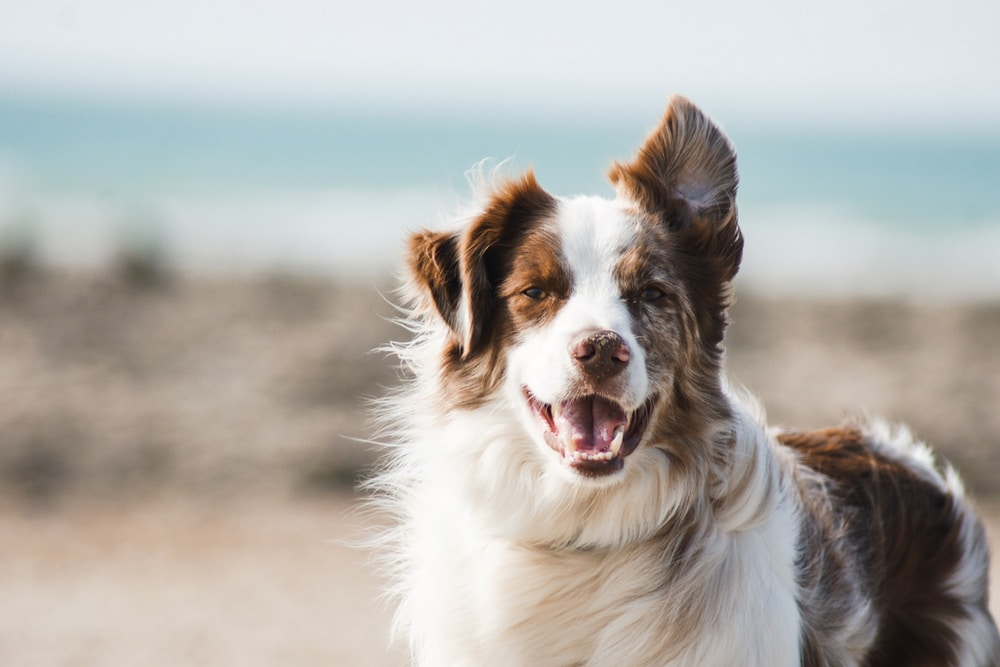
#> input picture photos/dog.jpg, 1000 x 667 px
$ python masking.py
#> lines starting #> are read from the running program, lines starting #| are printed output that depends on the picture; after the words box and inside, x2 and y2 are one past the last pixel; in counts of white or black regions, pixels touching at a corner belong together
import cv2 as cv
import numpy as np

img = cv.imread('photos/dog.jpg')
#> img is the input picture: shape (667, 1000, 3); mean B, G, R 169.2, 174.3, 177.9
# cv.imshow('Original', img)

blank = np.zeros(img.shape[:2], dtype='uint8')

circle = cv.circle(blank.copy(), (img.shape[1] // 2 + 80, img.shape[0] // 2), 200, 255, -1)
# cv.imshow('mask', mask)

masked = cv.bitwise_and(img, img, mask=circle)
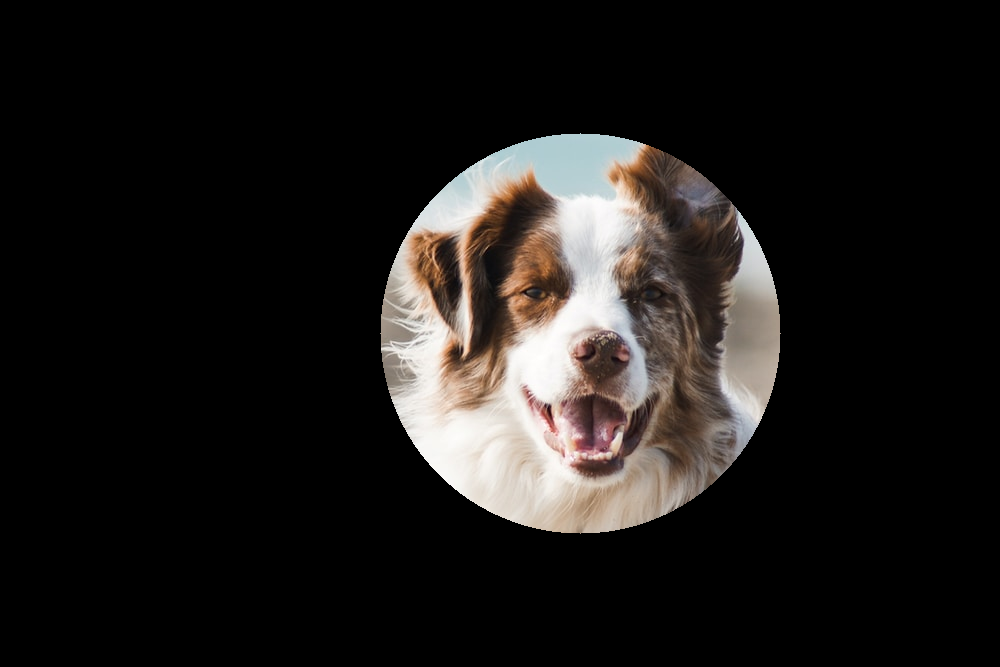
#> masked: shape (667, 1000, 3); mean B, G, R 25.5, 27.2, 29.7
cv.imshow('masked', masked)

rect = cv.rectangle(blank.copy(), (30, 30), (570, 570), 255, -1)

weird_shape = cv.bitwise_and(circle, rect)
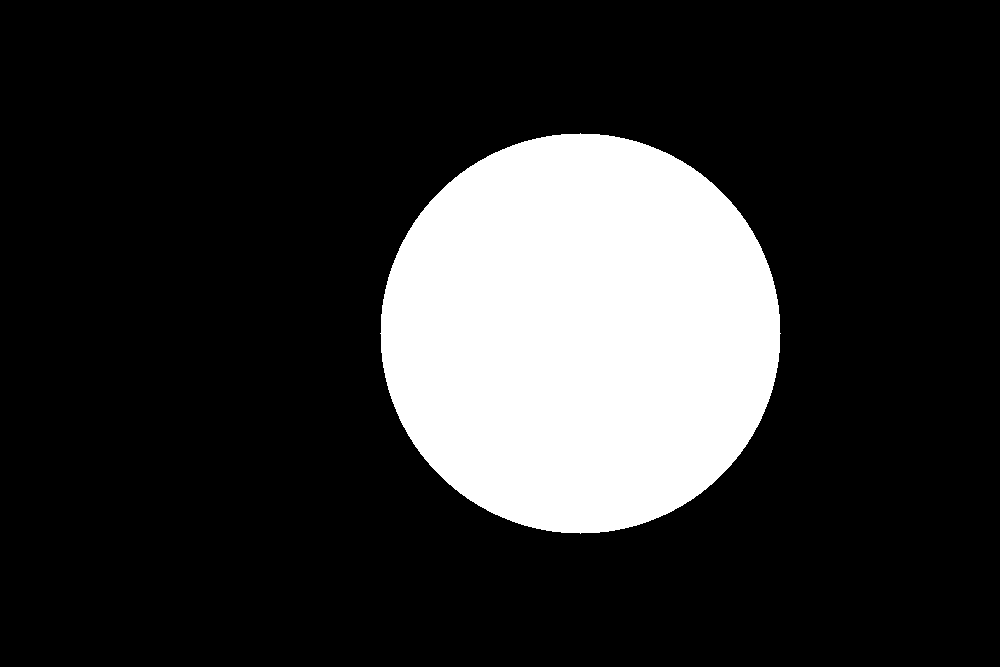
#> circle: shape (667, 1000); 18.8% white; 1 white region, box (x1, y1, x2, y2) and area: (380, 133, 781, 534) 125629
# cv.imshow('weird_shape', weird_shape)

masked = cv.bitwise_and(img, img, mask=weird_shape)
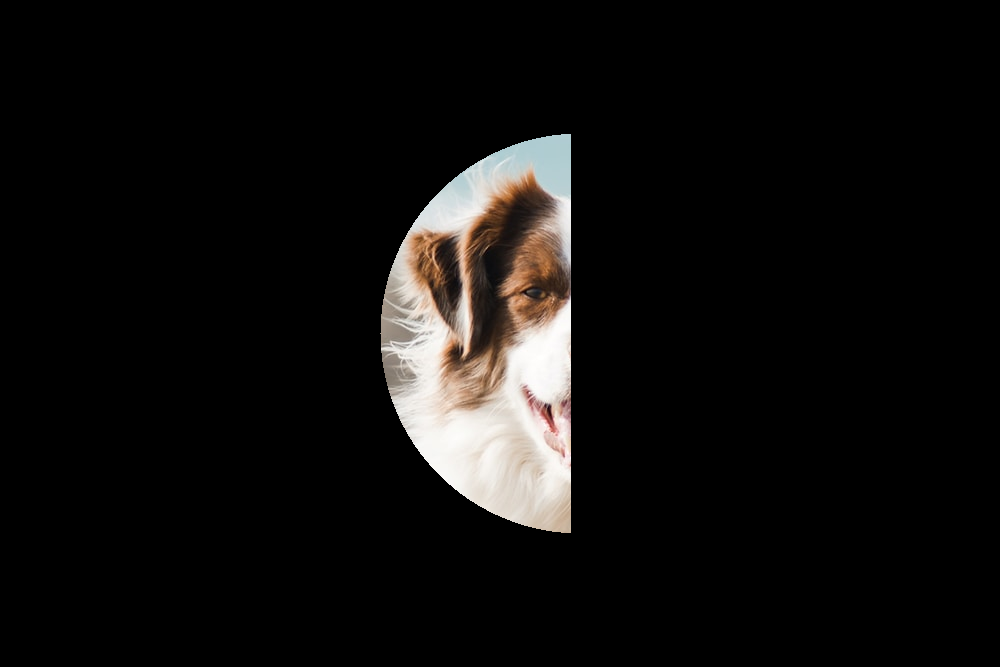
#> masked: shape (667, 1000, 3); mean B, G, R 14, 15, 16.2
cv.imshow('weird_shape masked', masked)

cv.waitKey(0)

$ run again, with photos/city.jpg copied over photos/dog.jpg
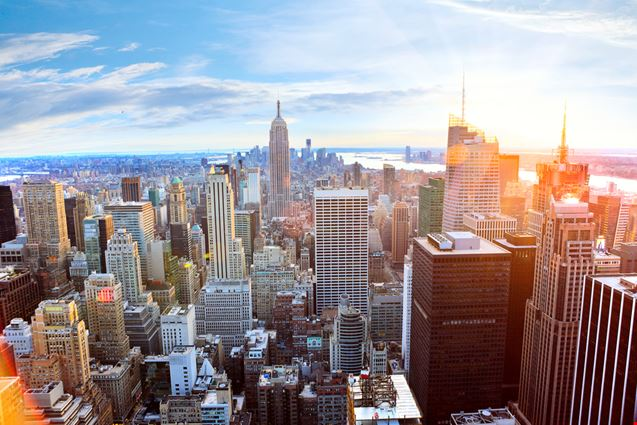
#> input picture photos/city.jpg, 637 x 425 px
#> img is the input picture: shape (425, 637, 3); mean B, G, R 152, 147.3, 155.1
#> `weird_shape = cv.bitwise_and(circle, rect)`:
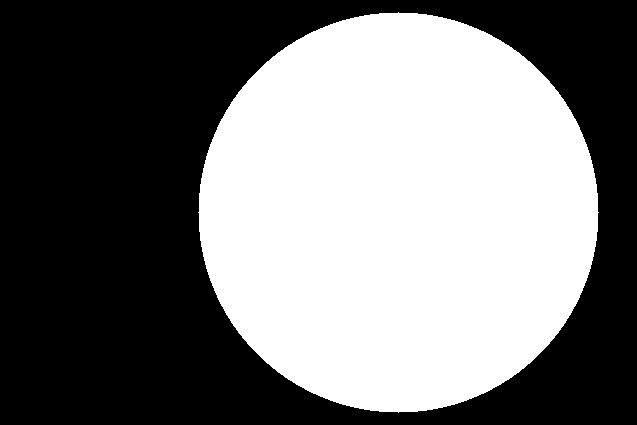
#> circle: shape (425, 637); 46.4% white; 1 white region, box (x1, y1, x2, y2) and area: (198, 12, 599, 413) 125629
#> `masked = cv.bitwise_and(img, img, mask=weird_shape)`:
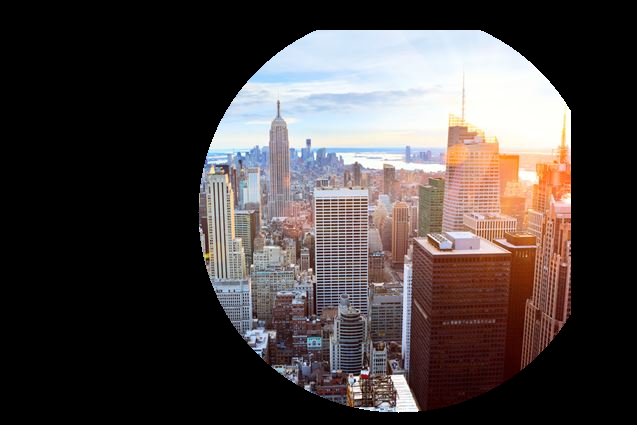
#> masked: shape (425, 637, 3); mean B, G, R 64.9, 65.6, 72.9

$ run again, with photos/group_1.jpg copied over photos/dog.jpg
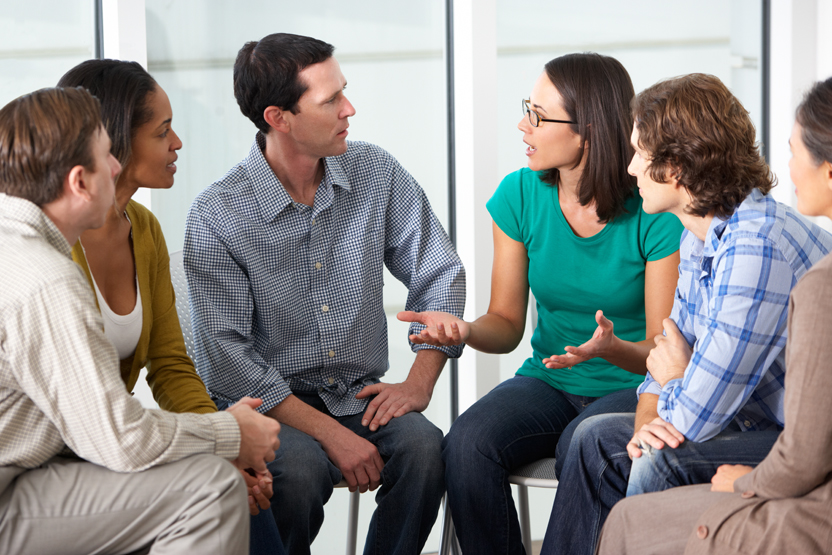
#> input picture photos/group_1.jpg, 832 x 555 px
#> img is the input picture: shape (555, 832, 3); mean B, G, R 136.9, 138.7, 140.7
#> `weird_shape = cv.bitwise_and(circle, rect)`:
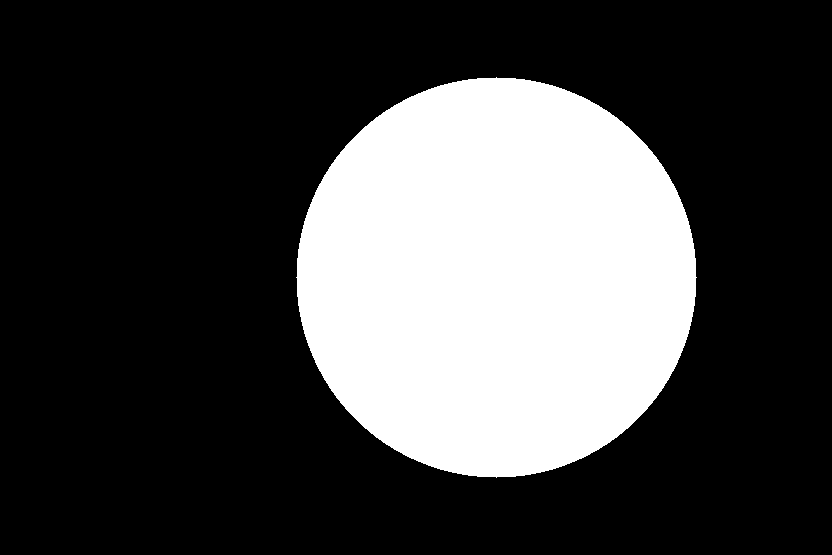
#> circle: shape (555, 832); 27.2% white; 1 white region, box (x1, y1, x2, y2) and area: (296, 77, 697, 478) 125629
#> `masked = cv.bitwise_and(img, img, mask=weird_shape)`:
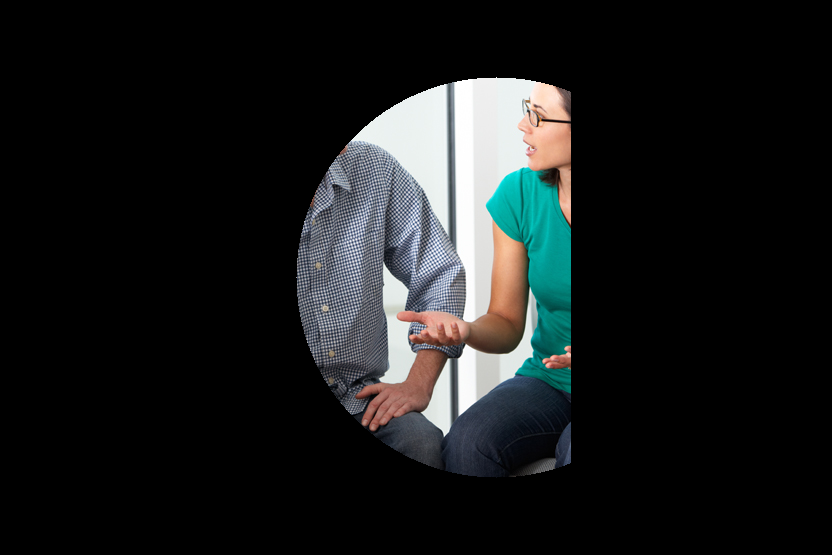
#> masked: shape (555, 832, 3); mean B, G, R 28.1, 27.9, 25.7
